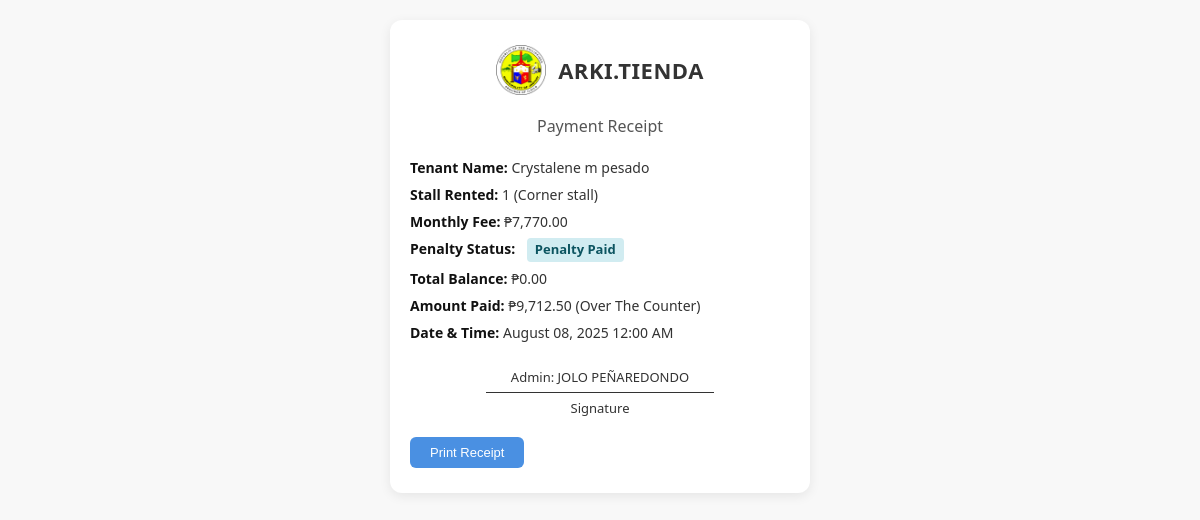
The page /receipt.php?tenant_id=90 on the database its author committed.
### tables this page shows
CREATE TABLE `stall` (
  `id` int(200) NOT NULL,
  `stall_no` int(200) NOT NULL,
  `renter_name` varchar(200) NOT NULL,
  `availability` varchar(200) NOT NULL,
  `monthly_price` float NOT NULL,
  `yearly_price` float NOT NULL,
  `stall_section` varchar(255) NOT NULL,
  `stall_image` varchar(255) DEFAULT NULL,
  `category` varchar(100) DEFAULT NULL,
  `stall_name` varchar(100) DEFAULT NULL,
  `tenant_id` int(11) DEFAULT NULL,
  `status` varchar(20) DEFAULT 'available',
  `requested_date` date DEFAULT NULL
);

CREATE TABLE `tenant` (
  `id` int(11) NOT NULL,
  `name` varchar(255) NOT NULL,
  `address` text DEFAULT NULL,
  `contact_NO` varchar(20) DEFAULT NULL,
  `start_date` date DEFAULT NULL,
  `school_year` varchar(20) DEFAULT NULL,
  `stall_no_rented` int(11) DEFAULT NULL,
  `fee_taken` decimal(10,2) DEFAULT 0.00,
  `gender` varchar(200) NOT NULL,
  `date_deleted` datetime DEFAULT NULL,
  `password` varchar(255) NOT NULL,
  `profile_pic` varchar(255) DEFAULT NULL,
  `remaining_balance` decimal(10,2) DEFAULT 0.00,
  `payment_status` enum('paid','unpaid') DEFAULT 'unpaid',
  `date_started` date DEFAULT NULL
);

CREATE TABLE `payment` (
  `payment_id` int(11) NOT NULL,
  `tenant_id` int(11) DEFAULT NULL,
  `payment_amount` decimal(10,2) DEFAULT NULL,
  `payment_date` date DEFAULT NULL,
  `payment_method` varchar(50) DEFAULT NULL,
  `payment_status` enum('unpaid','accepted payment','paid') DEFAULT 'unpaid',
  `payment_screenshot` varchar(255) DEFAULT NULL
);

### receipt.php (the view, shortened to what this page needs)
<?php
$servername = "localhost";
$username = "root";
$password = "";
$dbname = "rental";
$conn = new mysqli($servername, $username, $password, $dbname);
$tenant_id = intval($_GET['tenant_id']);
$query = "SELECT tenant.id, tenant.name, tenant.stall_no_rented, tenant.start_date, stall.stall_section, stall.yearly_price
          FROM tenant
          JOIN stall ON tenant.stall_no_rented = stall.stall_no
          WHERE tenant.id = ?";
$stmt = $conn->prepare($query);
$stmt->bind_param("i", $tenant_id);
$stmt->execute();
$result = $stmt->get_result();
$tenant = $result->fetch_assoc();
$monthly_price = $tenant['yearly_price'] / 12;
$payment_query = "SELECT payment_amount, payment_date, payment_method
                  FROM payment
                  WHERE tenant_id = ?
                  ORDER BY payment_date DESC
                  LIMIT 1";
$payment_stmt = $conn->prepare($payment_query);
$payment_stmt->bind_param("i", $tenant_id);
$payment_stmt->execute();
$payment_result = $payment_stmt->get_result();
$payment = $payment_result->fetch_assoc();
if (!$payment) {
    $amount_paid = 0;
    $payment_date = '';
    $payment_method = 'N/A';
} else {
    $amount_paid = $payment['payment_amount'];
    $payment_date = $payment['payment_date'];
    $payment_method = $payment['payment_method'];
}
$total_payment_query = "SELECT SUM(payment_amount) AS total_paid
                        FROM payment
                        WHERE tenant_id = ?";
$total_payment_stmt = $conn->prepare($total_payment_query);
$total_payment_stmt->bind_param("i", $tenant_id);
$total_payment_stmt->execute();
$total_payment_result = $total_payment_stmt->get_result();
$total_payment = $total_payment_result->fetch_assoc();
$total_paid = $total_payment['total_paid'] ? $total_payment['total_paid'] : 0;
$admissionDay = date('d', strtotime($tenant['start_date']));
$currentMonthDue = date('Y-m-' . str_pad($admissionDay, 2, '0', STR_PAD_LEFT));
$overdue_date = date('Y-m-d', strtotime($currentMonthDue . ' +3 days'));
$today = date('Y-m-d');
$penalty = ($today > $overdue_date) ? $monthly_price * 0.25 : 0;
$has_penalty = ($penalty > 0);
$penalty_paid = false;
if ($has_penalty) {
    if ($total_paid >= ($monthly_price + $penalty)) {
        $penalty_paid = true;
        $penalty = 0;
    }
}
$remaining_balance = max(($monthly_price + $penalty) - $total_paid, 0);
?>
<!DOCTYPE html>
<html lang="en">
<head>
</head>
<body>
<div class="receipt">
    <div class="header">
        <img src="www.jpg" alt="Logo">
        <h1>ARKI.TIENDA</h1>
    </div>
    <h2>Payment Receipt</h2>
    <div class="info">
        <p><strong>Tenant Name:</strong> <?= htmlspecialchars($tenant['name']); ?></p>
        <p><strong>Stall Rented:</strong> <?= htmlspecialchars($tenant['stall_no_rented']) . " (" . htmlspecialchars($tenant['stall_section']) . ")"; ?></p>
        <p><strong>Monthly Fee:</strong> ₱<?= number_format($monthly_price, 2); ?></p>
        <p><strong>Penalty Status:</strong>
            <?php if (!$has_penalty): ?>
                <span class="penalty-status penalty-no">No Penalty</span>
            <?php else: ?>
                <?php if ($penalty_paid): ?>
                    <span class="penalty-status penalty-yes-paid">Penalty Paid</span>
                <?php else: ?>
                    <span class="penalty-status penalty-yes-unpaid">Penalty Due</span>
                <?php endif; ?>
            <?php endif; ?>
        </p>
        <p><strong>Total Balance:</strong> ₱<?= number_format($remaining_balance, 2); ?></p>
        <p><strong>Amount Paid:</strong> ₱<?= number_format($amount_paid, 2); ?> (<?= htmlspecialchars($payment_method); ?>)</p>
        <p><strong>Date & Time:</strong> <?= $payment_date ? date("F d, Y h:i A", strtotime($payment_date)) : 'N/A'; ?></p>
    </div>
    <div class="signature">
        <p>Admin: JOLO PEÑAREDONDO</p>
        <div class="line"></div>
        <p>Signature</p>
    </div>
    <button class="btn" onclick="window.print()">Print Receipt</button>
</div>
</body>
</html>

### receipt.php (style rules this page uses)
body { font-family: 'Segoe UI', Tahoma, Geneva, Verdana, sans-serif; background:#f8f8f8; margin:0; padding:20px; color:#333; }
.receipt { max-width: 380px; margin: auto; background: #fff; padding: 25px 20px; border-radius: 12px; box-shadow: 0 3px 12px rgba(0,0,0,0.08); font-size: 14px; }
.header { display: flex; align-items: center; justify-content: center; margin-bottom: 20px; }
.header img { height: 50px; margin-right: 12px; }
.header h1 { font-size: 22px; font-weight: 600; margin: 0; letter-spacing: 0.5px; }
h2 { text-align: center; font-size: 16px; font-weight: 400; color: #555; margin-bottom: 20px; }
.info p { margin: 6px 0; line-height: 1.5; }
.info strong { color: #111; }
.signature { margin-top: 25px; text-align: center; }
.signature p { margin: 4px 0; font-size: 13px; }
.signature .line { border-top: 1px solid #333; width: 60%; margin: 6px auto; }
.btn { padding: 8px 20px; background-color: #4a90e2; color: #fff; border: none; border-radius: 6px; cursor: pointer; font-size: 13px; margin-top: 20px; display: block; text-align: center; }
.penalty-status { display: inline-block; padding: 2px 8px; border-radius: 4px; font-weight: 600; font-size: 13px; margin-left: 8px; }
.penalty-yes-paid { background-color: #d1ecf1; color: #0c5460; }

### rows shown on the page
stall: tenant.name "Crystalene m pesado", tenant.stall_no_rented "1", stall_section "Corner stall", yearly_price "7,770.00"
payment: payment_amount "9,712.50", payment_method "Over The Counter", payment_date "August 08, 2025 12:00 AM"

### other values the page prints
$remaining_balance "0.00"
